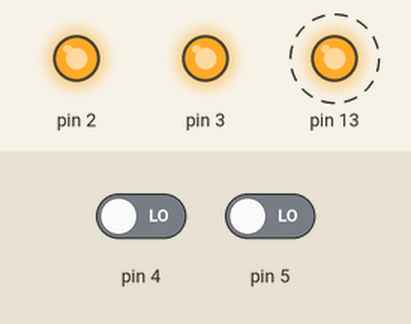
This program was run on a simulated Arduino Pro Mini, built with avr-gcc and run on an emulated ATmega328P. On the bench: output pins drawn as LEDs (lit = HIGH). Dashed ring = blinking. Inputs (shaded band) come from the test bench; at power-on: pin 4 LOW, pin 5 LOW.

Above: at 2.8 s.
2.9 s: pin 4 driven HIGH
At 4.6 s:
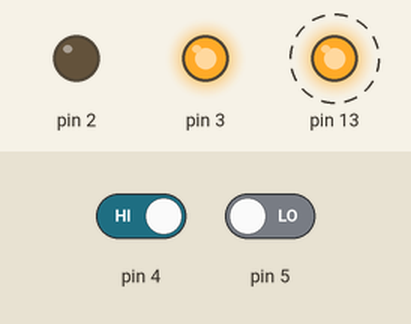
7.0 s: pin 5 driven HIGH
At 7.8 s:
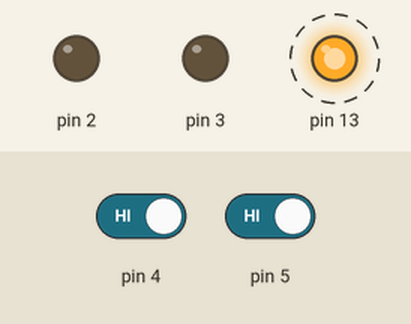
11.0 s: pin 4 driven LOW
At 12.3 s:
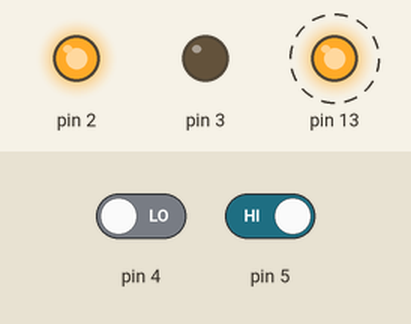
15.0 s: pin 5 driven LOW
At 16.5 s:
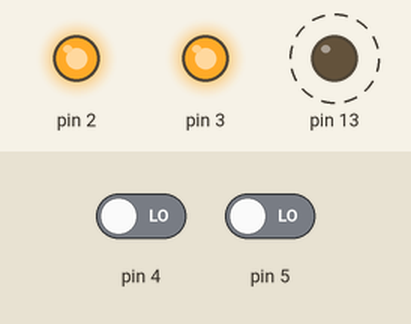
Timing chart, 0 to 20.1 s (numbered marks = the images above; inputs shaded):
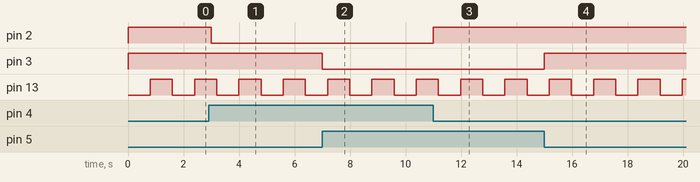

The program:

main.cpp
```cpp
#include <Arduino.h>

#include <timer_blink.h>
#include <discrete_blink.h>
#include <discrete_input.h>

ardulamp::discrete_blink left = ardulamp::discrete_blink(2, bikelamp::protocol::Output::LEFT);
ardulamp::discrete_blink right = ardulamp::discrete_blink(3, bikelamp::protocol::Output::RIGHT);
ardulamp::discrete_input left_in = ardulamp::discrete_input(4, bikelamp::protocol::Output::LEFT);
ardulamp::discrete_input right_in = ardulamp::discrete_input(5, bikelamp::protocol::Output::RIGHT);

void setup() {
  // put your setup code here, to run once:
  ardulamp::set_pulse_pin(13);
  ardulamp::setup_timer();
}

void loop() {
  // put your main code here, to run repeatedly:
    bikelamp::protocol::Command command;
    command = left_in.poll();
    left.handle(command);
    command = right_in.poll();
    right.handle(command);
    delay(1000);
}
```

Measured:
- after the input at 2.9 s, pin 2: HIGH → LOW after 0.10 s
- after the input at 7.0 s, pin 3: HIGH → LOW at once
- after the input at 11.0 s, pin 2: LOW → HIGH at once
- after the input at 15.0 s, pin 3: LOW → HIGH at once
- by itself, pin 13: alternates HIGH for 0.80 s and LOW for 0.80 s
